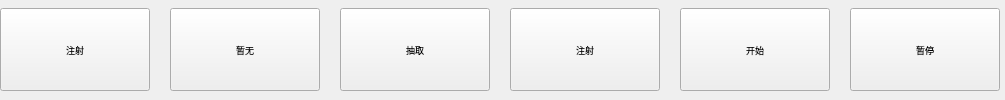
    <widget class="QWidget" name="widgetLeft" native="true">
     <property name="minimumSize">
      <size>
       <width>0</width>
       <height>0</height>
      </size>
     </property>
     <property name="maximumSize">
      <size>
       <width>16777215</width>
       <height>16777215</height>
      </size>
     </property>
     <property name="font">
      <font>
       <family>Microsoft YaHei</family>
       <pointsize>7</pointsize>
      </font>
     </property>
     <property name="styleSheet">
      <string notr="true"/>
     </property>
     <layout class="QHBoxLayout" name="horizontalLayout_29">
      <property name="spacing">
       <number>20</number>
      </property>
      <property name="leftMargin">
       <number>0</number>
      </property>
      <property name="topMargin">
       <number>0</number>
      </property>
      <property name="rightMargin">
       <number>5</number>
      </property>
      <property name="bottomMargin">
       <number>0</number>
      </property>
      <item>
       <widget class="QToolButton" name="toolButton_worker">
        <property name="minimumSize">
         <size>
          <width>150</width>
          <height>83</height>
         </size>
        </property>
        <property name="maximumSize">
         <size>
          <width>150</width>
          <height>83</height>
         </size>
        </property>
        <property name="font">
         <font>
          <family>Microsoft YaHei</family>
          <pointsize>7</pointsize>
         </font>
        </property>
        <property name="text">
         <string>注射</string>
        </property>
        <property name="icon">
         <iconset resource="../PadUI.qrc">
          <normaloff>:/icons/qrcs/icons/woker.png</normaloff>:/icons/qrcs/icons/woker.png</iconset>
        </property>
        <property name="iconSize">
         <size>
          <width>120</width>
          <height>21</height>
         </size>
        </property>
        <property name="checkable">
         <bool>false</bool>
        </property>
        <property name="autoRepeat">
         <bool>false</bool>
        </property>
        <property name="autoRepeatDelay">
         <number>0</number>
        </property>
        <property name="autoRepeatInterval">
         <number>0</number>
        </property>
        <property name="popupMode">
         <enum>QToolButton::InstantPopup</enum>
        </property>
        <property name="toolButtonStyle">
         <enum>Qt::ToolButtonTextUnderIcon</enum>
        </property>
        <property name="autoRaise">
         <bool>false</bool>
        </property>
       </widget>
      </item>
      <item>
       <widget class="QToolButton" name="toolButton_seg">
        <property name="minimumSize">
         <size>
          <width>150</width>
          <height>83</height>
         </size>
        </property>
        <property name="maximumSize">
         <size>
          <width>150</width>
          <height>83</height>
         </size>
        </property>
        <property name="font">
         <font>
          <family>Microsoft YaHei</family>
          <pointsize>7</pointsize>
         </font>
        </property>
        <property name="text">
         <string>暂无</string>
        </property>
        <property name="icon">
         <iconset resource="../PadUI.qrc">
          <normaloff>:/icons/qrcs/icons/seg.png</normaloff>:/icons/qrcs/icons/seg.png</iconset>
        </property>
        <property name="iconSize">
         <size>
          <width>120</width>
          <height>21</height>
         </size>
        </property>
        <property name="checkable">
         <bool>false</bool>
        </property>
        <property name="autoRepeatDelay">
         <number>300</number>
        </property>
        <property name="popupMode">
         <enum>QToolButton::DelayedPopup</enum>
        </property>
        <property name="toolButtonStyle">
         <enum>Qt::ToolButtonTextUnderIcon</enum>
        </property>
        <property name="autoRaise">
         <bool>false</bool>
        </property>
        <property name="arrowType">
         <enum>Qt::NoArrow</enum>
        </property>
       </widget>
      </item>
      <item>
       <widget class="QToolButton" name="toolButton_manualExtraction">
        <property name="minimumSize">
         <size>
          <width>150</width>
          <height>83</height>
         </size>
        </property>
        <property name="maximumSize">
         <size>
          <width>150</width>
          <height>83</height>
         </size>
        </property>
        <property name="font">
         <font>
          <family>Microsoft YaHei</family>
          <pointsize>7</pointsize>
         </font>
        </property>
        <property name="styleSheet">
         <string notr="true"/>
        </property>
        <property name="text">
         <string>抽取</string>
        </property>
        <property name="icon">
         <iconset resource="../PadUI.qrc">
          <normaloff>:/icons/qrcs/icons/left.png</normaloff>:/icons/qrcs/icons/left.png</iconset>
        </property>
        <property name="iconSize">
         <size>
          <width>120</width>
          <height>38</height>
         </size>
        </property>
        <property name="toolButtonStyle">
         <enum>Qt::ToolButtonTextUnderIcon</enum>
        </property>
       </widget>
      </item>
      <item>
       <widget class="QToolButton" name="toolButton_manualInjection">
        <property name="minimumSize">
         <size>
          <width>150</width>
          <height>83</height>
         </size>
        </property>
        <property name="maximumSize">
         <size>
          <width>150</width>
          <height>83</height>
         </size>
        </property>
        <property name="font">
         <font>
          <family>Microsoft YaHei</family>
          <pointsize>7</pointsize>
         </font>
        </property>
        <property name="layoutDirection">
         <enum>Qt::LeftToRight</enum>
        </property>
        <property name="autoFillBackground">
         <bool>false</bool>
        </property>
        <property name="styleSheet">
         <string notr="true"/>
        </property>
        <property name="text">
         <string>注射</string>
        </property>
        <property name="icon">
         <iconset resource="../PadUI.qrc">
          <normaloff>:/icons/qrcs/icons/right.png</normaloff>:/icons/qrcs/icons/right.png</iconset>
        </property>
        <property name="iconSize">
         <size>
          <width>120</width>
          <height>38</height>
         </size>
        </property>
        <property name="toolButtonStyle">
         <enum>Qt::ToolButtonTextUnderIcon</enum>
        </property>
       </widget>
      </item>
      <item>
       <widget class="QToolButton" name="toolButton_stopAll">
        <property name="minimumSize">
         <size>
          <width>150</width>
          <height>83</height>
         </size>
        </property>
        <property name="maximumSize">
         <size>
          <width>150</width>
          <height>83</height>
         </size>
        </property>
        <property name="font">
         <font>
          <family>Microsoft YaHei</family>
          <pointsize>7</pointsize>
         </font>
        </property>
        <property name="text">
         <string>开始</string>
        </property>
        <property name="icon">
         <iconset resource="../PadUI.qrc">
          <normaloff>:/icons/qrcs/icons/start.png</normaloff>:/icons/qrcs/icons/start.png</iconset>
        </property>
        <property name="iconSize">
         <size>
          <width>176</width>
          <height>38</height>
         </size>
        </property>
        <property name="toolButtonStyle">
         <enum>Qt::ToolButtonTextUnderIcon</enum>
        </property>
       </widget>
      </item>
      <item>
       <widget class="QToolButton" name="toolButton_pause">
        <property name="minimumSize">
         <size>
          <width>150</width>
          <height>83</height>
         </size>
        </property>
        <property name="maximumSize">
         <size>
          <width>150</width>
          <height>83</height>
         </size>
        </property>
        <property name="font">
         <font>
          <family>Microsoft YaHei</family>
          <pointsize>7</pointsize>
         </font>
        </property>
        <property name="text">
         <string>暂停</string>
        </property>
        <property name="icon">
         <iconset resource="../PadUI.qrc">
          <normaloff>:/icons/qrcs/icons/puase_false.png</normaloff>:/icons/qrcs/icons/puase_false.png</iconset>
        </property>
        <property name="iconSize">
         <size>
          <width>38</width>
          <height>38</height>
         </size>
        </property>
        <property name="toolButtonStyle">
         <enum>Qt::ToolButtonTextUnderIcon</enum>
        </property>
       </widget>
      </item>
     </layout>
    </widget>
